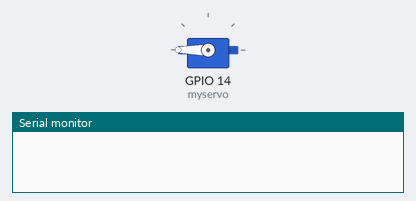
Simulated run of this sketch. Board: ESP32. On the bench: servo, the last lines printed to the serial monitor. Random numbers use the default seed unless the sketch sets one.

Above: at 0.1 s.
At 40.1 s:
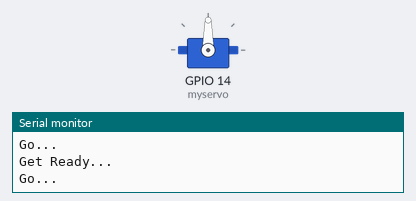
At 90.1 s:
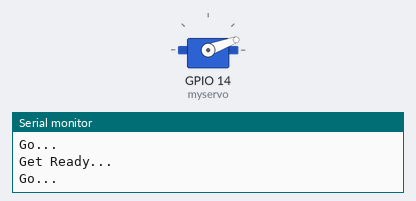
At 120.1 s:
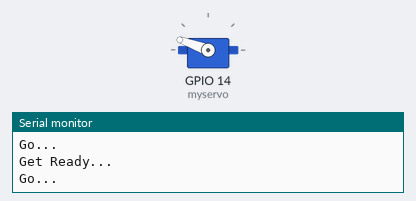
Timing chart, 0 to 121.6 s (numbered marks = the images above):
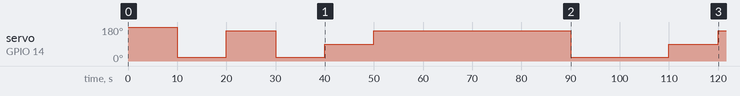

The sketch:

RandomABC.ino
```cpp
#include <Servo.h>
#include <Ticker.h>

Ticker flipper;

Servo myservo;  // create servo object to control a servo
                // twelve servo objects can be created on most boards

int pos = 180;    // variable to store the servo position
int low = 160; //Servo rotates anti-clockwise so 0 is facing Right not Left
int med = 90;
int high = 20;

//Random number
long randNumber;


void setup()
{
  randomSeed(analogRead(0));

  myservo.attach(14);  // attaches the servo on pin 9 to the servo object
  myservo.write(pos);  // reset the servoß to start position
  // flip the pin every 10s
  flipper.attach(10, flip);
}

void flip() {

  Serial.println("Get Ready...");

  //reset to zero first then wait 3
  myservo.write(0);
  delay(3);

  Serial.println("Go...");

 // a random number from 1 to 3
  randNumber = random(1, 4);
  if (randNumber == 1){
    pos = low;
  }
  else if (randNumber == 2) {
    pos = med;
  }
  else {
    pos = high;
  }

  myservo.write(pos);
}

void loop()
{


}
```

Measured:
- by itself, servo on GPIO 14 (myservo): 180° → 20° at 10.0 s, → 160° 10.0 s later, → 20° 10.0 s later, → 90° 10.0 s later, … (8 changes in this stretch)
